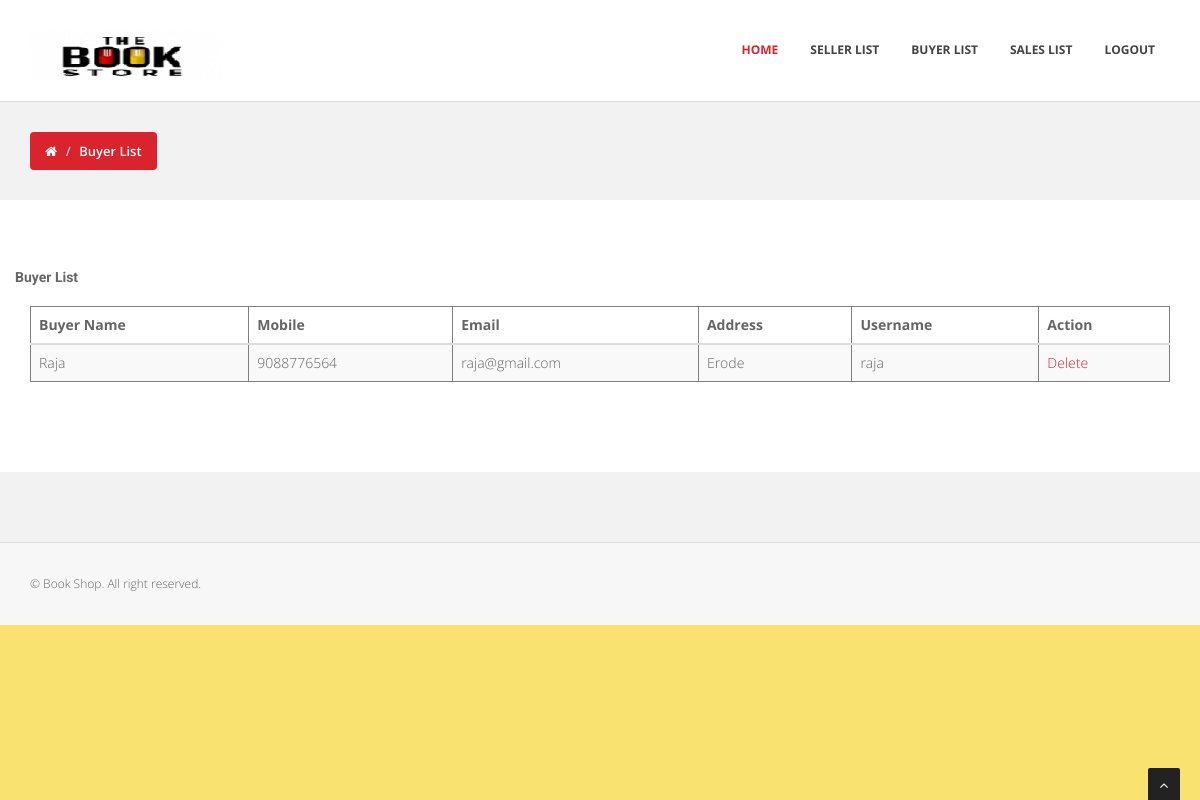
The app's page /buyer-list.php with its own data.
### tables this page shows
CREATE TABLE IF NOT EXISTS `buyer` (
  `id` int(100) NOT NULL AUTO_INCREMENT,
  `bname` varchar(100) NOT NULL,
  `mobile` bigint(100) NOT NULL,
  `email` varchar(100) NOT NULL,
  `address` varchar(100) NOT NULL,
  `username` varchar(100) NOT NULL,
  `password` varchar(100) NOT NULL,
  `btype` varchar(100) NOT NULL,
  PRIMARY KEY (`id`),
  UNIQUE KEY `username` (`username`)
);

### buyer-list.php (the view, shortened to what this page needs)
<?php
$query = "select * from buyer";
$data = mysql_query($query);
?>
<!DOCTYPE html>
<html lang="en">
<head>
<link href="css/bootstrap.min.css" rel="stylesheet" />
<link href="plugins/flexslider/flexslider.css" rel="stylesheet" media="screen" />
<link href="css/cubeportfolio.min.css" rel="stylesheet" />
<link href="css/style.css" rel="stylesheet" />
<link id="t-colors" href="skins/default.css" rel="stylesheet" />
	<link id="bodybg" href="bodybg/bg1.css" rel="stylesheet" type="text/css" />
</head>
<body>
<div id="wrapper">
	<header>
        <div class="navbar navbar-default navbar-static-top">
            <div class="container">
                <div class="navbar-header">
                    <a class="navbar-brand" href="index.php"><img src="img/logo.png" alt="" width="199" height="52" /></a>
                </div>
                <div class="navbar-collapse collapse ">
                    <?php include "admin-menu.php" ?>
                </div>
            </div>
        </div>
	</header>
	<section id="inner-headline">
	<div class="container">
		<div class="row">
			<div class="col-lg-12">
				<ul class="breadcrumb">
					<li><a href="#"><i class="fa fa-home"></i></a><i class="icon-angle-right"></i></li>
					<li class="active">Buyer List</li>
				</ul>
			</div>
		</div>
	</div>
	</section>
	<section id="content">
<div class="container">
<div class="row">
<h5>Buyer List</h5>
    <div class="col-xs-12">
		<table class="table table-hover table-striped" border="1">
                                    <thead>
                                        <th>Buyer Name</th>
                                    	<th>Mobile</th>
                                    	<th>Email</th>
                                    	<th>Address</th>
                                        <th>Username</th>
                                        <th>Action</th>
                                    </thead>
                                     <?php while($rec = mysql_fetch_array($data)) { ?>
                                    <tbody>
                                        <tr>
                                        	<td><?php echo $rec['bname']; ?></td>
                                        	<td><?php echo $rec['mobile']; ?></td>
                                            <td><?php echo $rec['email']; ?></td>
                                            <td><?php echo $rec['address']; ?></td>
                                            <td><?php echo $rec['username']; ?></td>
                                            <td> <a onClick="return confirm('Sure to Delete ?')" href="buyer-delete.php?id=<?php echo $rec['id']; ?>">Delete</a> </td>
                                        </tr>
                                       <?php } ?>
                                    </tbody>
                                </table>
	</div>
</div>
</div>
	</section>
	<footer>
        <?php include "footer.php" ?>
    </footer>
</div>
<a href="#" class="scrollup"><i class="fa fa-angle-up active"></i></a>
</body>
</html>

### css/style.css (style rules this page uses)
body { font-family:'Open Sans', Arial, sans-serif; font-size:14px; font-weight:300; line-height:1.6em; color:#656565; }
h1,h2, h3, h4, h5, h6 { font-family:'Roboto', sans-serif; font-weight:700; line-height:1.1em; color:#666; margin-bottom: 20px; }
#wrapper { width:100%; margin:0; padding:0; }
.row,.row-fluid { margin-bottom:30px; }
header .navbar { margin-bottom: 0; }
.navbar-default { border: none; }
.navbar-brand { color: #222; text-transform: uppercase; font-size: 24px; font-weight: 700; line-height: 1em; letter-spacing: -1px; margin-top: 30px; padding: 0 0 0 15px; }
header .navbar-default { background-color: #fff; border-bottom: 1px solid #ddd; }
header .navbar { min-height: 100px; }
#content { position:relative; background:#fff; padding:60px 0 40px 0; }
#inner-headline { background:#f2f2f2; position:relative; margin:0; padding:0; color:#fefefe; }
#inner-headline ul.breadcrumb { margin:30px 0 0; float:left; }
#inner-headline ul.breadcrumb li { margin-bottom:0; padding-bottom:0; }
#inner-headline ul.breadcrumb li { font-size:13px; color:#fff; font-weight: 600; }
#inner-headline ul.breadcrumb li i { color:#fff; }
#inner-headline ul.breadcrumb li a { color:#fff; }
footer { background:#f2f2f2; }
footer { padding:50px 0 0 0; }
.scrollup { position:fixed; width:32px; height:32px; bottom:0px; right:20px; background: #222; -webkit-border-radius: 2px 2px 0 0; -moz-border-radius: 2px 2px 0 0; border-radius: 2px 2px 0 0; }
a.scrollup { outline:0; text-align: center; }
a.scrollup i { margin-top: 10px; color: #fff; }

### skins/default.css (style rules this page uses)
a, a:hover,a:focus,a:active, strike, .post-meta span a:hover, ul.meta-post li a:hover, ul.cat li a:hover, ul.recent li h6 a:hover, ul.portfolio-categ li.active a, ul.portfolio-categ li.active a:hover, ul.portfolio-categ li a:hover,ul.related-post li h4 a:hover, span.highlight,article .post-heading h3 a:hover, .navbar .nav > .active > a,.navbar .nav > .active > a:hover,.navbar .nav > li > a:hover,.navbar .nav > li > a:focus,.navbar .nav > .active > a:focus, .validation { color:#d9232d; }
.breadcrumb { background-color: #d9232d; }

### bodybg/bg1.css (style rules this page uses)
body { background: url(../img/bodybg/bg1.png) repeat left top; }

### css/theme.css (style rules this page uses)
.breadcrumb { border-left-color: #50a846; }
a { color: #50a846; }

### records on screen
buyer: bname "Raja", mobile "9088776564", email "raja@gmail.com", address "Erode", username "raja"
